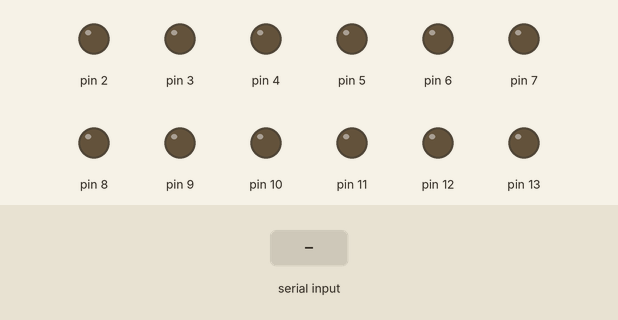
The sketch below on a simulated Arduino Uno, built with avr-gcc and run on an emulated ATmega328P. Shown: output pins drawn as LEDs (lit = HIGH). The inputs (shaded band) are chosen by the test bench.

Above: at 1.2 s.
1.3 s: "A" received over Serial
At 2.3 s:
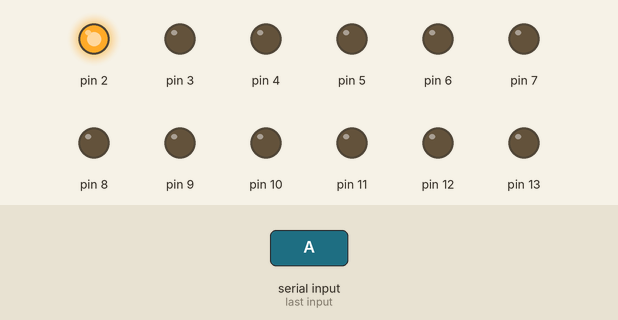
2.8 s: byte 70 ('F') received over Serial
At 3.4 s:
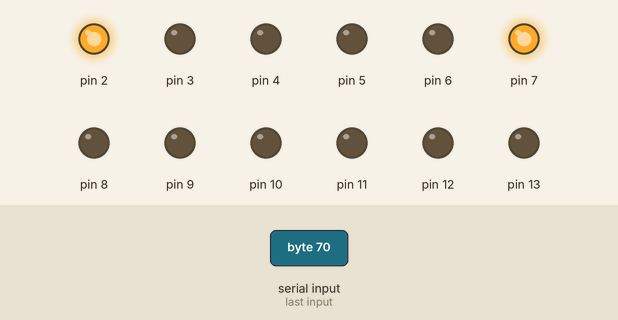
4.3 s: byte 71 ('G') received over Serial
At 5.5 s:
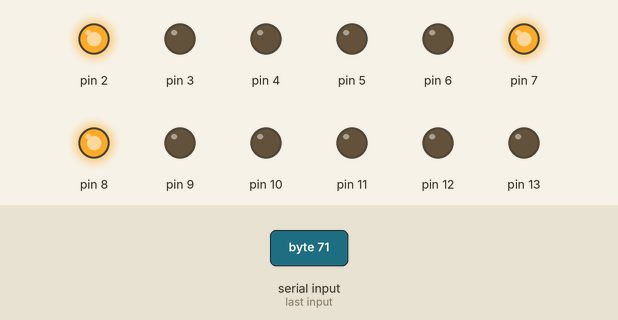
5.8 s: byte 102 ('f') received over Serial
At 6.9 s:
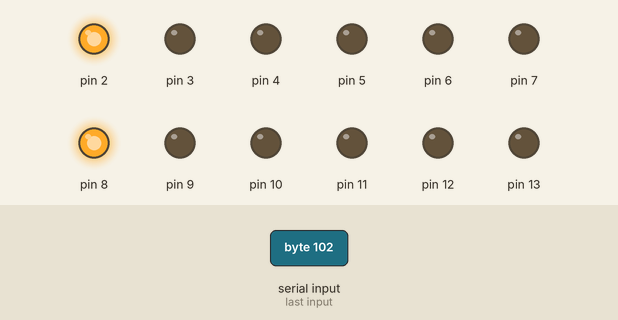
7.3 s: byte 72 ('H') received over Serial
At 8.0 s:
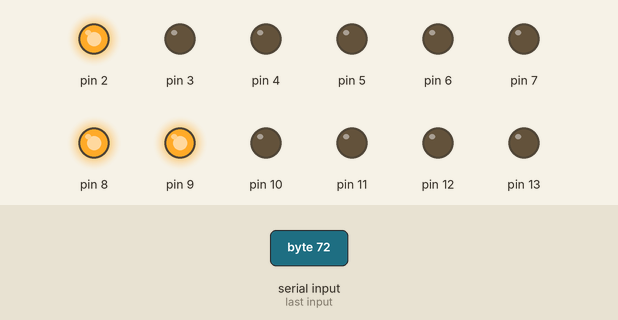
8.8 s: byte 103 ('g') received over Serial
At 9.2 s:
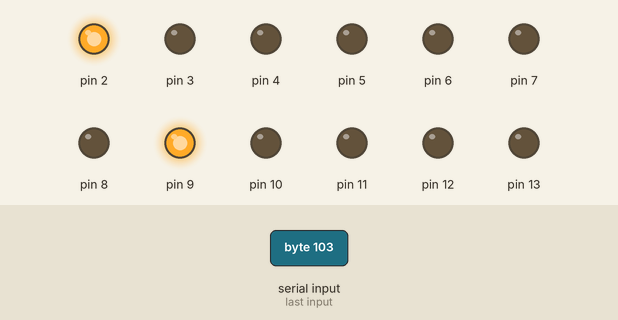
Timing chart, 0 to 11.3 s (numbered marks = the images above; inputs shaded):
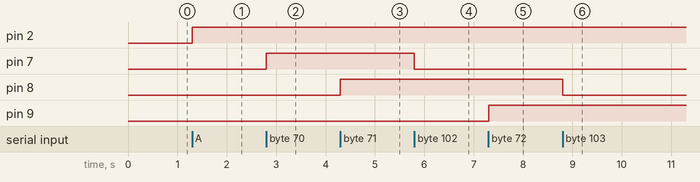

The sketch:

ericRecoil.ino
```cpp
int data;
void setup() {
    Serial.begin(9600);

    pinMode(2, OUTPUT);
    pinMode(3, OUTPUT);
    pinMode(4, OUTPUT);
    pinMode(5, OUTPUT);
    pinMode(6, OUTPUT);
    pinMode(7, OUTPUT);
     pinMode(8, OUTPUT);
    pinMode(9, OUTPUT);
    pinMode(10, OUTPUT);
    pinMode(11, OUTPUT);
    pinMode(12, OUTPUT);
    pinMode(13, OUTPUT);
}
void loop() {
    if (Serial.available()) {
        data = Serial.read();
        if (data == 'A') {
            digitalWrite(2, HIGH);

        } else if(data == 'a'){
         digitalWrite(2, LOW);

        }
         else if (data == 'B') {
            digitalWrite(3, HIGH);

        } else if(data == 'b'){
         digitalWrite(3, LOW);

        }
          else if (data == 'C') {
            digitalWrite(4, HIGH);

        } else if(data == 'c'){
         digitalWrite(4, LOW);

        }
         else if (data == 'D') {
            digitalWrite(5, HIGH);

        } else if(data == 'd'){
         digitalWrite(5, LOW);

        }
         else if (data == 'E') {
            digitalWrite(6, HIGH);

        } else if(data == 'e'){
         digitalWrite(6, LOW);

        }
         else if (data == 'F') {
            digitalWrite(7, HIGH);

        } else if(data == 'f'){
         digitalWrite(7, LOW);

        }
        else if (data == 'G') {
            digitalWrite(8, HIGH);

        } else if(data == 'g'){
         digitalWrite(8, LOW);

        }
          else if (data == 'H') {
            digitalWrite(9, HIGH);

        } else if(data == 'h'){
         digitalWrite(9, LOW);

        }
          else if (data == 'I') {
            digitalWrite(10, HIGH);

        } else if(data == 'i'){
         digitalWrite(10, LOW);

        }
          else if (data == 'J') {
            digitalWrite(11, HIGH);

        } else if(data == 'j'){
         digitalWrite(11, LOW);

        }
          else if (data == 'J') {
            digitalWrite(12, HIGH);

        } else if(data == 'j'){
         digitalWrite(12, LOW);

        }
          else if (data == 'K') {
            digitalWrite(13, HIGH);

        } else if(data == 'k'){
         digitalWrite(13, LOW);

        }
        else
        {

        }
    }
}
```

Measured:
- after the input at 1.3 s, pin 2: LOW → HIGH at once
- after the input at 2.8 s, pin 7: LOW → HIGH at once
- after the input at 4.3 s, pin 8: LOW → HIGH at once
- after the input at 5.8 s, pin 7: HIGH → LOW at once
- after the input at 7.3 s, pin 9: LOW → HIGH at once
- after the input at 8.8 s, pin 8: HIGH → LOW at once
